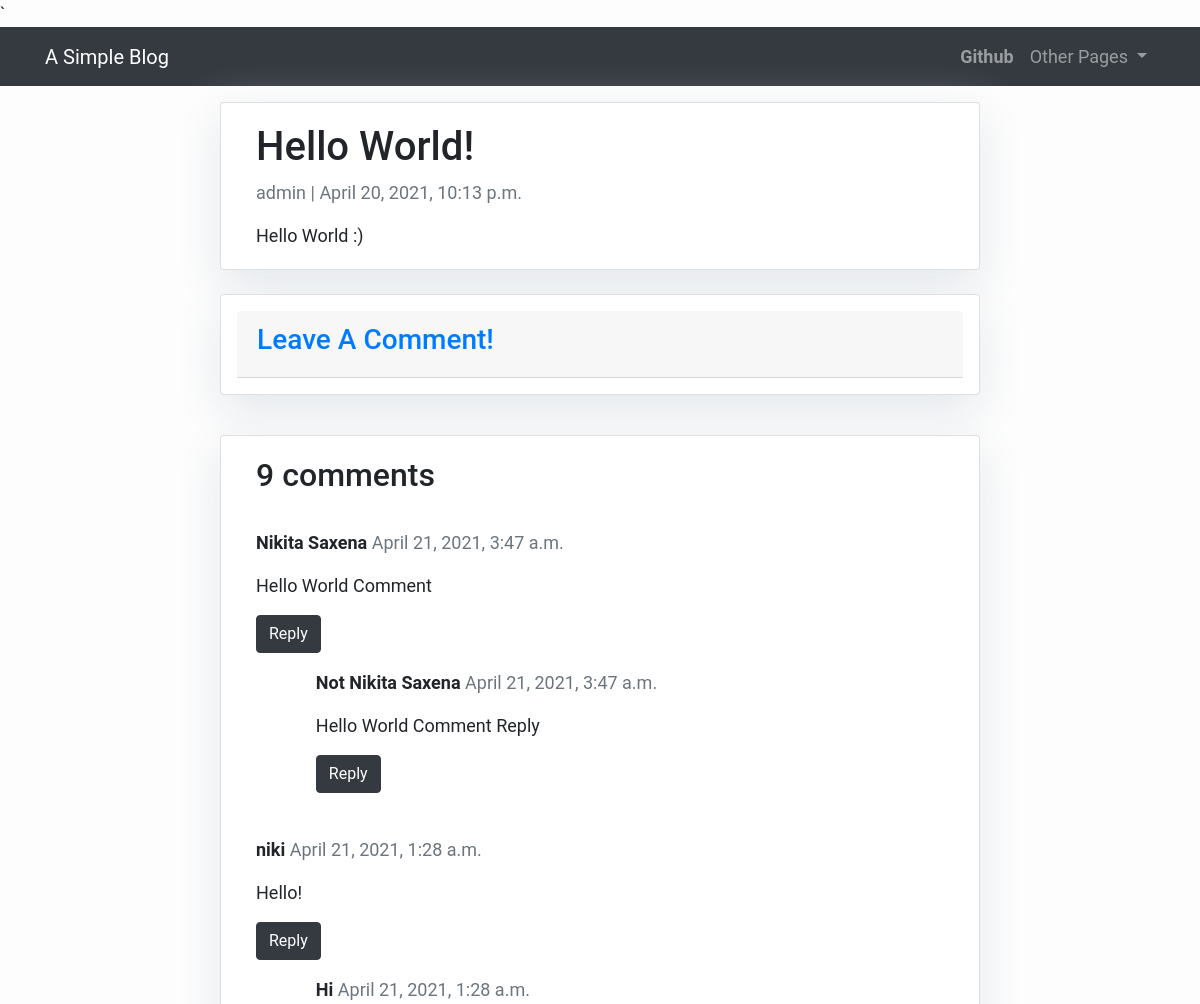
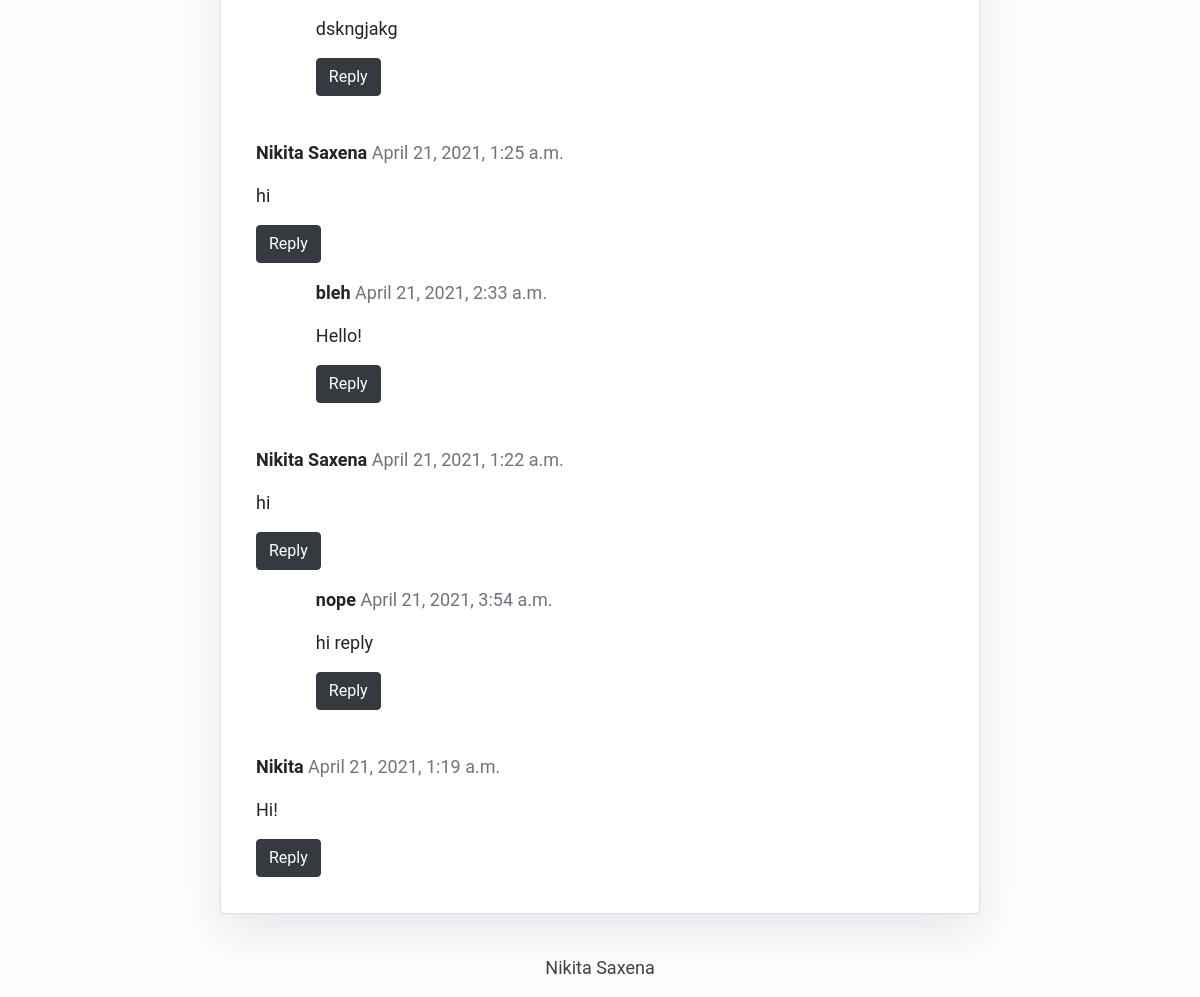
The page /hello-world/ on the database as committed earlier (2 pictures, top to bottom).
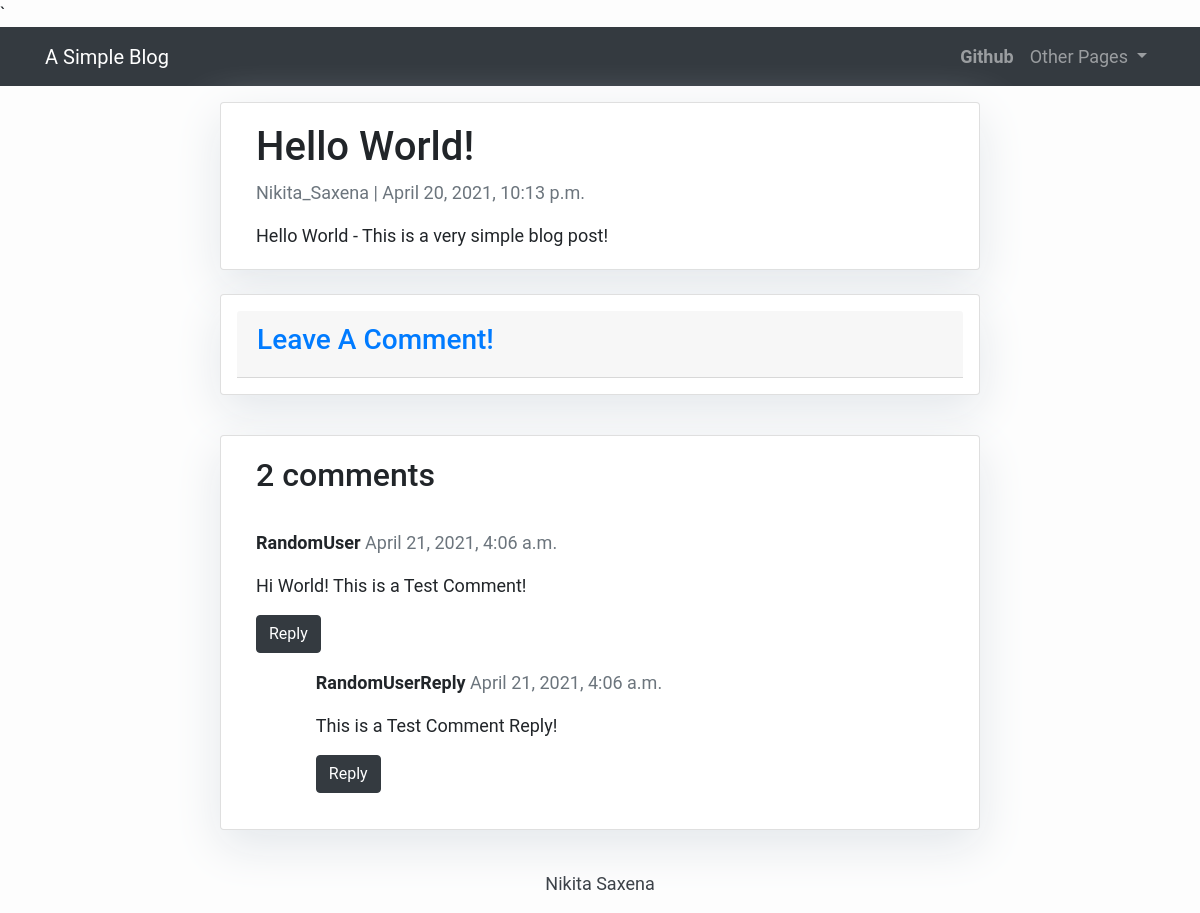
The same page on the database as committed later.
### blog/models.py (models this page shows, shortened)
class SimpleBlogPost(models.Model):
    title = models.CharField(max_length=200, unique=True)
    slug = models.SlugField(max_length=200, unique=True)  # Slug: URL for the post
    content = models.TextField()
    created_on = models.DateTimeField(auto_now_add=True)
    author = models.ForeignKey(User, on_delete=models.CASCADE, related_name='blog_posts')
    status = models.IntegerField(choices=STATUS, default=1)
    class Meta:
        ordering = ['-created_on']

class SimpleComment(models.Model):
    post = models.ForeignKey(SimpleBlogPost, related_name='comments', on_delete=models.CASCADE)
    name = models.CharField(max_length=80)
    email = models.EmailField(max_length=200, blank=True)
    body = models.TextField()
    created_on = models.DateTimeField(auto_now_add=True)
    status = models.IntegerField(choices=STATUS, default=1)
    parent = models.ForeignKey('self', null=True, blank=True, related_name='replies', on_delete=models.CASCADE)
    class Meta:
        ordering = ['-created_on']

### blog/views.py (the view)
# urls.py: path('<slug:slug>/', views.post_detail, name='post_detail'),
def post_detail(request, slug):
    template_name = 'post_detail.html'
    post = get_object_or_404(SimpleBlogPost, slug=slug)
    comments_ordered = get_nested_comments(post)
    count = len(comments_ordered)
    if request.method == 'POST':
        comment_form = SimpleCommentForm(data=request.POST)
        if comment_form.is_valid():
            try:
                parent_id = int(request.POST.get('parent_id'))
            except:
                parent_id = None
            parent_obj = None
            if parent_id:
                parent_obj = SimpleComment.objects.get(id=parent_id)
                if parent_obj:
                    reply_comment = comment_form.save(commit=False)
                    reply_comment.parent = parent_obj
            new_comment = comment_form.save(commit=False)
            new_comment.post = post
            new_comment.save()
            return HttpResponseRedirect(post.get_absolute_url())  # Redirect user to post
    else:
        comment_form = SimpleCommentForm()
    return render(request,
                  template_name,
                  {'post': post,
                   'comment_form': comment_form,
                   'comments_ordered': comments_ordered,
                   'count' : count,
                   })

### blog/views.py (called while the page is built)
def get_nested_comments(post):
    parent_comments = post.comments.filter(status=1, parent__isnull=True).order_by('-created_on')
    comments_ordered = []
    comments_ordered= get_nested_comments_helper(parent_comments, comments_ordered, indent=0)
    return comments_ordered

def get_nested_comments_helper(comment_list, comments_ordered, indent = 0):
    for c in comment_list:
        comments_ordered.append((c,indent, 12-indent))
        c_replies = c.replies.all()
        if c_replies:
            comments_ordered = get_nested_comments_helper(c_replies, comments_ordered, indent=indent + 1)
    return comments_ordered

### templates/post_detail.html (shortened to what this page needs)
{% extends 'base.html' %} {% block content %}
{% load crispy_forms_tags %}
<div class="container">
    <div class="row justify-content-md-center">
        <div class="col-md-8 card mb-4  mt-3 left  top">
             <div class="card-body">
                <h1>{% block title %} {{ post.title }} {% endblock title %}</h1>
                <p class=" text-muted">{{ post.author }} | {{ post.created_on }}</p>
                <p class="card-text content-markdown">{{ post.content | safe }}</p>
            </div>
        </div>
    </div>
    <div class="row justify-content-md-center">
        <div class="col-md-8 card mb-4 p-3">
            <div class="card-header">
                <h3>
                    <a class="card-link" data-toggle="collapse" href="#collapseNewComment" aria-expanded="false" aria-controls="collapseExample">
                        Leave A Comment!
                    </a>
                </h3>
            </div>
        </div>
    </div>
     <div class="row justify-content-md-center">
        <div class="col-md-8 card mb-4  mt-3 ">
            <div class="card-body">
            <h2>{{ count }} comments </h2>
            {% for comment,indent,size in comments_ordered %}
                <div class="comments">
                    {% if indent == 0 %}
                        <br>
                    {% endif %}
                    <div class="row">
                            <div class="col-sm-{{ indent }}"></div>
                            <div class="col-sm-{{ size }}">
                                <p class="font-weight-bold">
                                    {{ comment.name }}
                                    <span class=" text-muted font-weight-normal">
                                        {{ comment.created_on }}
                                    </span>
                                </p>
                                {{ comment.body | linebreaks }}
                                <p>
                                    <a class="btn btn-dark" data-toggle="collapse" href="#collapse{{ comment.id }}" role="button" aria-expanded="false" aria-controls="collapseExample">
                                        Reply
                                    </a>
                                </p>
                            </div>
                    </div>
                </div>
            {% endfor %}
          </div>
        </div>
    </div>
  </div>
{% endblock content %}

Rows that differ between the two databases and show on the page:
removed SimpleComment: name "Nikita Saxena", created_on "April 21, 2021, 3:47 a.m.", body "Hello World Comment"
removed SimpleComment: name "Not Nikita Saxena", created_on "April 21, 2021, 3:47 a.m.", body "Hello World Comment Reply"
removed SimpleComment: name "niki", created_on "April 21, 2021, 1:28 a.m.", body "Hello!"
removed SimpleComment: name "Hi", created_on "April 21, 2021, 1:28 a.m.", body "dskngjakg"
removed SimpleComment: name "Nikita Saxena", created_on "April 21, 2021, 1:25 a.m.", body "hi"
removed SimpleComment: name "bleh", created_on "April 21, 2021, 2:33 a.m.", body "Hello!"
removed SimpleComment: name "Nikita Saxena", created_on "April 21, 2021, 1:22 a.m.", body "hi"
removed SimpleComment: name "nope", created_on "April 21, 2021, 3:54 a.m.", body "hi reply"
removed SimpleComment: name "Nikita", created_on "April 21, 2021, 1:19 a.m.", body "Hi!"
changed SimpleBlogPost "Hello World!": author "admin" → "Nikita_Saxena"; content "Hello World :)" → "Hello World - This is a very simple blog post!"
added SimpleComment: name "RandomUser", created_on "April 21, 2021, 4:06 a.m.", body "Hi World! This is a Test Comment!"
added SimpleComment: name "RandomUserReply", created_on "April 21, 2021, 4:06 a.m.", body "This is a Test Comment Reply!"
Other text that changed with them:
{{ count }}: "9" → "2"
